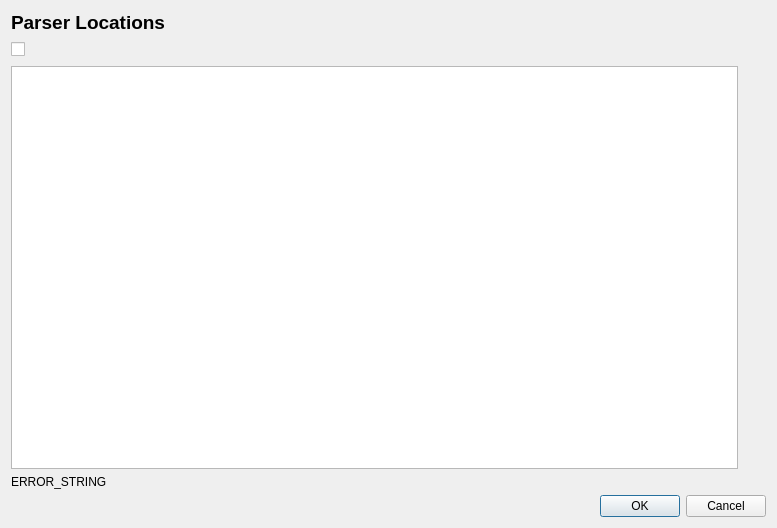
<?xml version="1.0" encoding="UTF-8"?>
<ui version="4.0">
 <class>MetaForgePreferences</class>
 <widget class="QDialog" name="MetaForgePreferences">
  <property name="geometry">
   <rect>
    <x>0</x>
    <y>0</y>
    <width>777</width>
    <height>528</height>
   </rect>
  </property>
  <property name="windowTitle">
   <string>Preferences</string>
  </property>
  <layout class="QGridLayout" name="gridLayout">
   <item row="0" column="0">
    <layout class="QGridLayout" name="gridLayout_2">
     <property name="topMargin">
      <number>0</number>
     </property>
     <property name="rightMargin">
      <number>0</number>
     </property>
     <property name="horizontalSpacing">
      <number>4</number>
     </property>
     <property name="verticalSpacing">
      <number>-1</number>
     </property>
     <item row="6" column="2">
      <spacer name="verticalSpacer">
       <property name="orientation">
        <enum>Qt::Vertical</enum>
       </property>
       <property name="sizeHint" stdset="0">
        <size>
         <width>20</width>
         <height>40</height>
        </size>
       </property>
      </spacer>
     </item>
     <item row="5" column="2">
      <widget class="QPushButton" name="removeBtn">
       <property name="minimumSize">
        <size>
         <width>24</width>
         <height>24</height>
        </size>
       </property>
       <property name="maximumSize">
        <size>
         <width>24</width>
         <height>24</height>
        </size>
       </property>
       <property name="toolTip">
        <string>Use this button to remove non-existant arrays out of the &quot;Selected Data Arrays&quot; column</string>
       </property>
       <property name="text">
        <string/>
       </property>
       <property name="icon">
        <iconset resource="../resources.qrc">
         <normaloff>:/resources/Images/close-pushed@2x.png</normaloff>:/resources/Images/close-pushed@2x.png</iconset>
       </property>
       <property name="iconSize">
        <size>
         <width>24</width>
         <height>24</height>
        </size>
       </property>
       <property name="flat">
        <bool>true</bool>
       </property>
      </widget>
     </item>
     <item row="3" column="2" rowspan="2">
      <widget class="QPushButton" name="addBtn">
       <property name="minimumSize">
        <size>
         <width>24</width>
         <height>24</height>
        </size>
       </property>
       <property name="maximumSize">
        <size>
         <width>24</width>
         <height>24</height>
        </size>
       </property>
       <property name="toolTip">
        <string>Use this button to move an array up in the &quot;Selected Data Arrays&quot; column</string>
       </property>
       <property name="text">
        <string/>
       </property>
       <property name="icon">
        <iconset resource="../resources.qrc">
         <normaloff>:/resources/Images/plus.png</normaloff>:/resources/Images/plus.png</iconset>
       </property>
       <property name="iconSize">
        <size>
         <width>24</width>
         <height>24</height>
        </size>
       </property>
       <property name="flat">
        <bool>true</bool>
       </property>
      </widget>
     </item>
     <item row="0" column="0" colspan="3">
      <widget class="QLabel" name="parser_locations_label">
       <property name="font">
        <font>
         <pointsize>14</pointsize>
         <weight>75</weight>
         <bold>true</bold>
        </font>
       </property>
       <property name="text">
        <string>Parser Locations</string>
       </property>
      </widget>
     </item>
     <item row="3" column="0" rowspan="4" colspan="2">
      <widget class="QListWidget" name="parser_locations_list"/>
     </item>
     <item row="2" column="0" colspan="2">
      <layout class="QHBoxLayout" name="horizontalLayout">
       <property name="topMargin">
        <number>0</number>
       </property>
       <property name="rightMargin">
        <number>0</number>
       </property>
       <item>
        <widget class="QCheckBox" name="include_default_parser_location">
         <property name="text">
          <string/>
         </property>
        </widget>
       </item>
       <item>
        <spacer name="horizontalSpacer">
         <property name="orientation">
          <enum>Qt::Horizontal</enum>
         </property>
         <property name="sizeHint" stdset="0">
          <size>
           <width>40</width>
           <height>20</height>
          </size>
         </property>
        </spacer>
       </item>
      </layout>
     </item>
    </layout>
   </item>
   <item row="2" column="0">
    <widget class="QDialogButtonBox" name="buttonBox">
     <property name="orientation">
      <enum>Qt::Horizontal</enum>
     </property>
     <property name="standardButtons">
      <set>QDialogButtonBox::Cancel|QDialogButtonBox::Ok</set>
     </property>
    </widget>
   </item>
   <item row="1" column="0">
    <widget class="QLabel" name="error_string">
     <property name="text">
      <string>ERROR_STRING</string>
     </property>
    </widget>
   </item>
  </layout>
 </widget>
 <resources>
  <include location="../resources.qrc"/>
 </resources>
 <connections>
  <connection>
   <sender>buttonBox</sender>
   <signal>accepted()</signal>
   <receiver>MetaForgePreferences</receiver>
   <slot>accept()</slot>
   <hints>
    <hint type="sourcelabel">
     <x>248</x>
     <y>254</y>
    </hint>
    <hint type="destinationlabel">
     <x>157</x>
     <y>274</y>
    </hint>
   </hints>
  </connection>
  <connection>
   <sender>buttonBox</sender>
   <signal>rejected()</signal>
   <receiver>MetaForgePreferences</receiver>
   <slot>reject()</slot>
   <hints>
    <hint type="sourcelabel">
     <x>316</x>
     <y>260</y>
    </hint>
    <hint type="destinationlabel">
     <x>286</x>
     <y>274</y>
    </hint>
   </hints>
  </connection>
 </connections>
</ui>
